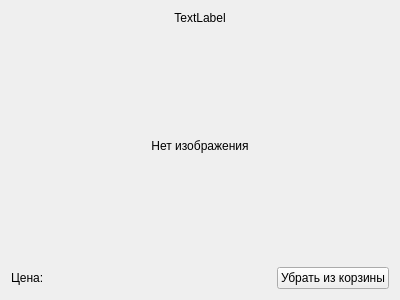
<?xml version="1.0" encoding="UTF-8"?>
<ui version="4.0">
 <class>ProductCardInCart</class>
 <widget class="QWidget" name="ProductCardInCart">
  <property name="geometry">
   <rect>
    <x>0</x>
    <y>0</y>
    <width>400</width>
    <height>300</height>
   </rect>
  </property>
  <property name="minimumSize">
   <size>
    <width>400</width>
    <height>300</height>
   </size>
  </property>
  <property name="windowTitle">
   <string>Form</string>
  </property>
  <layout class="QVBoxLayout" name="verticalLayout_2">
   <item>
    <layout class="QVBoxLayout" name="verticalLayout">
     <item>
      <widget class="QLabel" name="productNameLabel">
       <property name="sizePolicy">
        <sizepolicy hsizetype="Preferred" vsizetype="Fixed">
         <horstretch>0</horstretch>
         <verstretch>0</verstretch>
        </sizepolicy>
       </property>
       <property name="text">
        <string>TextLabel</string>
       </property>
       <property name="alignment">
        <set>Qt::AlignmentFlag::AlignCenter</set>
       </property>
      </widget>
     </item>
     <item>
      <widget class="QLabel" name="productImageLabel">
       <property name="sizePolicy">
        <sizepolicy hsizetype="Expanding" vsizetype="Expanding">
         <horstretch>0</horstretch>
         <verstretch>0</verstretch>
        </sizepolicy>
       </property>
       <property name="text">
        <string>Нет изображения</string>
       </property>
       <property name="alignment">
        <set>Qt::AlignmentFlag::AlignCenter</set>
       </property>
      </widget>
     </item>
     <item>
      <layout class="QHBoxLayout" name="horizontalLayout">
       <item>
        <widget class="QLabel" name="productPriceLabel">
         <property name="sizePolicy">
          <sizepolicy hsizetype="Preferred" vsizetype="Fixed">
           <horstretch>0</horstretch>
           <verstretch>0</verstretch>
          </sizepolicy>
         </property>
         <property name="text">
          <string>Цена: </string>
         </property>
        </widget>
       </item>
       <item>
        <spacer name="horizontalSpacer">
         <property name="orientation">
          <enum>Qt::Orientation::Horizontal</enum>
         </property>
         <property name="sizeHint" stdset="0">
          <size>
           <width>40</width>
           <height>20</height>
          </size>
         </property>
        </spacer>
       </item>
       <item>
        <widget class="QPushButton" name="btnRemoveProduct">
         <property name="text">
          <string>Убрать из корзины</string>
         </property>
        </widget>
       </item>
      </layout>
     </item>
    </layout>
   </item>
  </layout>
 </widget>
 <resources/>
 <connections/>
</ui>
